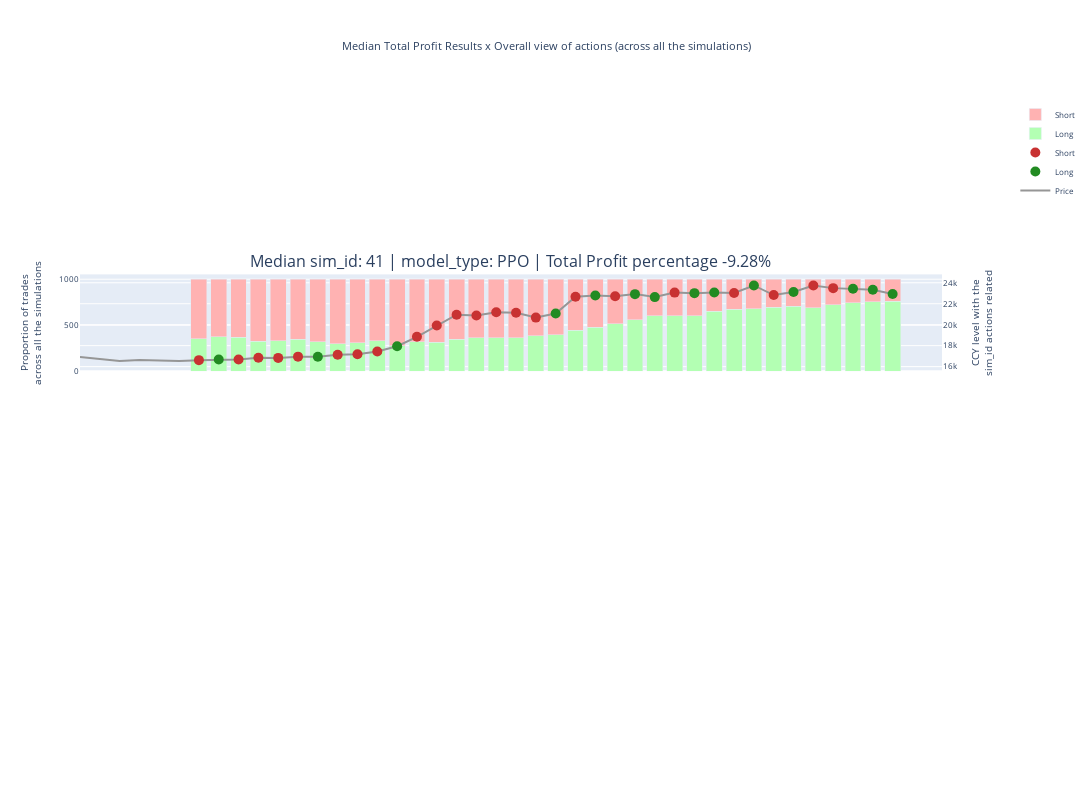

Write notebook code for a chart like this one.
### Code cell
plot_trader_robot_actions_all_sim_id_all_models(config_file_name_without_extension, "", median_sim_id_PPO, "", "")
